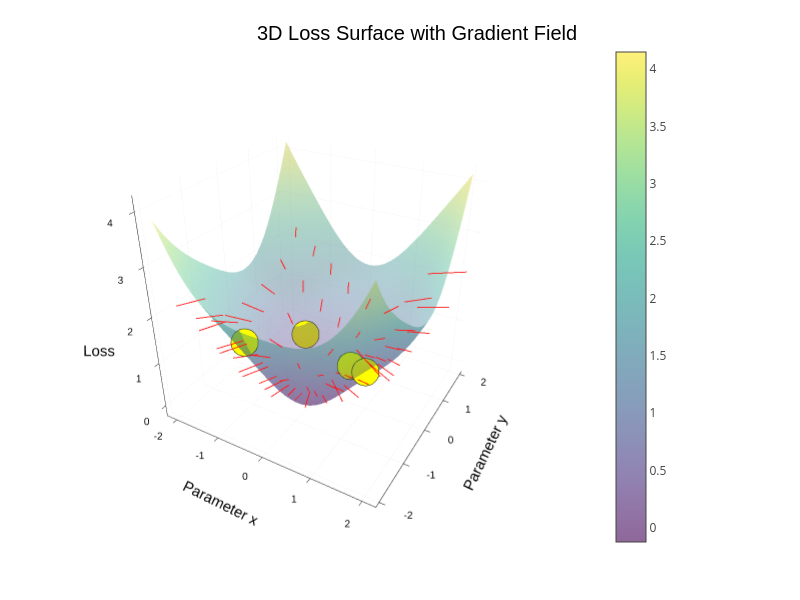

Here is the notebook cell this chart was saved with:
### Code cell
# 3D visualization: Gradient field on loss surface
function plot_3d_gradient_field()
    # Sample points for gradient field
    x_sparse = range(-1.5, 1.5, length=8)
    y_sparse = range(-1.5, 1.5, length=8)
    
    # Create 3D surface plot
    p3d = surface(x_range, y_range, Z,
                 title="3D Loss Surface with Gradient Field",
                 xlabel="Parameter x",
                 ylabel="Parameter y", 
                 zlabel="Loss",
                 colormap=:viridis,
                 alpha=0.6,
                 size=(800, 600))
    
    # Add gradient vectors in 3D
    for x in x_sparse, y in y_sparse
        z = loss_surface(x, y)
        grad = analytical_gradient(x, y)
        
        # Scale for visibility
        scale = 0.3
        
        # Add 3D arrow (gradient in x-y plane)
        plot!(p3d, [x, x + grad[1] * scale], [y, y + grad[2] * scale], [z, z],
              color=:red, linewidth=2, alpha=0.8, label="")
    end
    
    # Highlight test points
    for (x, y) in test_points
        z = loss_surface(x, y)
        scatter!(p3d, [x], [y], [z], 
                color=:yellow, markersize=8, alpha=1.0, label="")
    end
    
    return p3d
end

p3d_field = plot_3d_gradient_field()
display(p3d_field)

### Figure 1 — Plotly figure (JSON) as saved in the notebook; plotly's stock layout.template omitted (floating-point values rounded to 4 significant figures; data arrays with more than 128 entries replaced by an {"elided": "..."} marker saying what was removed)
{"data": [{"colorbar": {"len": 0.9105, "title": "", "x": 0.7579, "y": 0.5058}, "colorscale": {"elided": "256x2 mixed values"}, "name": "y1", "opacity": 0.6, "scene": "scene", "showlegend": false, "showscale": true, "type": "surface", "x": [-2, -1.918, -1.837, -1.755, -1.673, -1.592, -1.51, -1.429, -1.347, -1.265, -1.184, -1.102, -1.02, -0.9388, -0.8571, -0.7755, -0.6939, -0.6122, -0.5306, -0.449, -0.3673, -0.2857, -0.2041, -0.1224, -0.04082, 0.04082, 0.1224, 0.2041, 0.2857, 0.3673, 0.449, 0.5306, 0.6122, 0.6939, 0.7755, 0.8571, 0.9388, 1.02, 1.102, 1.184, 1.265, 1.347, 1.429, 1.51, 1.592, 1.673, 1.755, 1.837, 1.918, 2], "xaxis": "x", "y": [-2, -1.918, -1.837, -1.755, -1.673, -1.592, -1.51, -1.429, -1.347, -1.265, -1.184, -1.102, -1.02, -0.9388, -0.8571, -0.7755, -0.6939, -0.6122, -0.5306, -0.449, -0.3673, -0.2857, -0.2041, -0.1224, -0.04082, 0.04082, 0.1224, 0.2041, 0.2857, 0.3673, 0.449, 0.5306, 0.6122, 0.6939, 0.7755, 0.8571, 0.9388, 1.02, 1.102, 1.184, 1.265, 1.347, 1.429, 1.51, 1.592, 1.673, 1.755, 1.837, 1.918, 2], "yaxis": "y", "z": {"elided": "50x50 float values"}, "zaxis": "z", "zmax": 4.152, "zmin": -0.1231}, {"colorbar": {"len": 0.9105, "title": "", "x": 0.7579, "y": 0.5058}, "legendgroup": "", "line": {"color": "rgba(255, 0, 0, 0.800)", "dash": "solid", "shape": "linear", "width": 2}, "mode": "lines", "name": "", "scene": "scene", "showlegend": false, "type": "scatter3d", "x": [-1.5, -1.773], "xaxis": "x", "y": [-1.5, -1.954], "yaxis": "y", "z": [2.292, 2.292], "zaxis": "z", "zmax": 4.152, "zmin": -0.1231}, {"colorbar": {"len": 0.9105, "title": "", "x": 0.7579, "y": 0.5058}, "legendgroup": "", "line": {"color": "rgba(255, 0, 0, 0.800)", "dash": "solid", "shape": "linear", "width": 2}, "mode": "lines", "name": "", "scene": "scene", "showlegend": false, "type": "scatter3d", "x": [-1.5, -1.853], "xaxis": "x", "y": [-1.071, -1.414], "yaxis": "y", "z": [1.722, 1.722], "zaxis": "z", "zmax": 4.152, "zmin": -0.1231}, {"colorbar": {"len": 0.9105, "title": "", "x": 0.7579, "y": 0.5058}, "legendgroup": "", "line": {"color": "rgba(255, 0, 0, 0.800)", "dash": "solid", "shape": "linear", "width": 2}, "mode": "lines", "name": "", "scene": "scene", "showlegend": false, "type": "scatter3d", "x": [-1.5, -2.0], "xaxis": "x", "y": [-0.6429, -0.8601], "yaxis": "y", "z": [1.32, 1.32], "zaxis": "z", "zmax": 4.152, "zmin": -0.1231}, {"colorbar": {"len": 0.9105, "title": "", "x": 0.7579, "y": 0.5058}, "legendgroup": "", "line": {"color": "rgba(255, 0, 0, 0.800)", "dash": "solid", "shape": "linear", "width": 2}, "mode": "lines", "name": "", "scene": "scene", "showlegend": false, "type": "scatter3d", "x": [-1.5, -2.112], "xaxis": "x", "y": [-0.2143, -0.2892], "yaxis": "y", "z": [1.11, 1.11], "zaxis": "z", "zmax": 4.152, "zmin": -0.1231}, {"colorbar": {"len": 0.9105, "title": "", "x": 0.7579, "y": 0.5058}, "legendgroup": "", "line": {"color": "rgba(255, 0, 0, 0.800)", "dash": "solid", "shape": "linear", "width": 2}, "mode": "lines", "name": "", "scene": "scene", "showlegend": false, "type": "scatter3d", "x": [-1.5, -2.112], "xaxis": "x", "y": [0.2143, 0.2891], "yaxis": "y", "z": [1.11, 1.11], "zaxis": "z", "zmax": 4.152, "zmin": -0.1231}, {"colorbar": {"len": 0.9105, "title": "", "x": 0.7579, "y": 0.5058}, "legendgroup": "", "line": {"color": "rgba(255, 0, 0, 0.800)", "dash": "solid", "shape": "linear", "width": 2}, "mode": "lines", "name": "", "scene": "scene", "showlegend": false, "type": "scatter3d", "x": [-1.5, -2.0], "xaxis": "x", "y": [0.6429, 0.8601], "yaxis": "y", "z": [1.32, 1.32], "zaxis": "z", "zmax": 4.152, "zmin": -0.1231}, {"colorbar": {"len": 0.9105, "title": "", "x": 0.7579, "y": 0.5058}, "legendgroup": "", "line": {"color": "rgba(255, 0, 0, 0.800)", "dash": "solid", "shape": "linear", "width": 2}, "mode": "lines", "name": "", "scene": "scene", "showlegend": false, "type": "scatter3d", "x": [-1.5, -1.854], "xaxis": "x", "y": [1.071, 1.414], "yaxis": "y", "z": [1.722, 1.722], "zaxis": "z", "zmax": 4.152, "zmin": -0.1231}, {"colorbar": {"len": 0.9105, "title": "", "x": 0.7579, "y": 0.5058}, "legendgroup": "", "line": {"color": "rgba(255, 0, 0, 0.800)", "dash": "solid", "shape": "linear", "width": 2}, "mode": "lines", "name": "", "scene": "scene", "showlegend": false, "type": "scatter3d", "x": [-1.5, -1.774], "xaxis": "x", "y": [1.5, 1.954], "yaxis": "y", "z": [2.292, 2.292], "zaxis": "z", "zmax": 4.152, "zmin": -0.1231}, {"colorbar": {"len": 0.9105, "title": "", "x": 0.7579, "y": 0.5058}, "legendgroup": "", "line": {"color": "rgba(255, 0, 0, 0.800)", "dash": "solid", "shape": "linear", "width": 2}, "mode": "lines", "name": "", "scene": "scene", "showlegend": false, "type": "scatter3d", "x": [-1.071, -1.296], "xaxis": "x", "y": [-1.5, -1.971], "yaxis": "y", "z": [1.949, 1.949], "zaxis": "z", "zmax": 4.152, "zmin": -0.1231}, {"colorbar": {"len": 0.9105, "title": "", "x": 0.7579, "y": 0.5058}, "legendgroup": "", "line": {"color": "rgba(255, 0, 0, 0.800)", "dash": "solid", "shape": "linear", "width": 2}, "mode": "lines", "name": "", "scene": "scene", "showlegend": false, "type": "scatter3d", "x": [-1.071, -1.339], "xaxis": "x", "y": [-1.071, -1.52], "yaxis": "y", "z": [1.285, 1.285], "zaxis": "z", "zmax": 4.152, "zmin": -0.1231}, {"colorbar": {"len": 0.9105, "title": "", "x": 0.7579, "y": 0.5058}, "legendgroup": "", "line": {"color": "rgba(255, 0, 0, 0.800)", "dash": "solid", "shape": "linear", "width": 2}, "mode": "lines", "name": "", "scene": "scene", "showlegend": false, "type": "scatter3d", "x": [-1.071, -1.419], "xaxis": "x", "y": [-0.6429, -0.9808], "yaxis": "y", "z": [0.711, 0.711], "zaxis": "z", "zmax": 4.152, "zmin": -0.1231}, {"colorbar": {"len": 0.9105, "title": "", "x": 0.7579, "y": 0.5058}, "legendgroup": "", "line": {"color": "rgba(255, 0, 0, 0.800)", "dash": "solid", "shape": "linear", "width": 2}, "mode": "lines", "name": "", "scene": "scene", "showlegend": false, "type": "scatter3d", "x": [-1.071, -1.48], "xaxis": "x", "y": [-0.2143, -0.3417], "yaxis": "y", "z": [0.3688, 0.3688], "zaxis": "z", "zmax": 4.152, "zmin": -0.1231}, {"colorbar": {"len": 0.9105, "title": "", "x": 0.7579, "y": 0.5058}, "legendgroup": "", "line": {"color": "rgba(255, 0, 0, 0.800)", "dash": "solid", "shape": "linear", "width": 2}, "mode": "lines", "name": "", "scene": "scene", "showlegend": false, "type": "scatter3d", "x": [-1.071, -1.48], "xaxis": "x", "y": [0.2143, 0.3411], "yaxis": "y", "z": [0.3683, 0.3683], "zaxis": "z", "zmax": 4.152, "zmin": -0.1231}, {"colorbar": {"len": 0.9105, "title": "", "x": 0.7579, "y": 0.5058}, "legendgroup": "", "line": {"color": "rgba(255, 0, 0, 0.800)", "dash": "solid", "shape": "linear", "width": 2}, "mode": "lines", "name": "", "scene": "scene", "showlegend": false, "type": "scatter3d", "x": [-1.071, -1.42], "xaxis": "x", "y": [0.6429, 0.9807], "yaxis": "y", "z": [0.71, 0.71], "zaxis": "z", "zmax": 4.152, "zmin": -0.1231}, {"colorbar": {"len": 0.9105, "title": "", "x": 0.7579, "y": 0.5058}, "legendgroup": "", "line": {"color": "rgba(255, 0, 0, 0.800)", "dash": "solid", "shape": "linear", "width": 2}, "mode": "lines", "name": "", "scene": "scene", "showlegend": false, "type": "scatter3d", "x": [-1.071, -1.34], "xaxis": "x", "y": [1.071, 1.52], "yaxis": "y", "z": [1.285, 1.285], "zaxis": "z", "zmax": 4.152, "zmin": -0.1231}, {"colorbar": {"len": 0.9105, "title": "", "x": 0.7579, "y": 0.5058}, "legendgroup": "", "line": {"color": "rgba(255, 0, 0, 0.800)", "dash": "solid", "shape": "linear", "width": 2}, "mode": "lines", "name": "", "scene": "scene", "showlegend": false, "type": "scatter3d", "x": [-1.071, -1.296], "xaxis": "x", "y": [1.5, 1.971], "yaxis": "y", "z": [1.949, 1.949], "zaxis": "z", "zmax": 4.152, "zmin": -0.1231}, {"colorbar": {"len": 0.9105, "title": "", "x": 0.7579, "y": 0.5058}, "legendgroup": "", "line": {"color": "rgba(255, 0, 0, 0.800)", "dash": "solid", "shape": "linear", "width": 2}, "mode": "lines", "name": "", "scene": "scene", "showlegend": false, "type": "scatter3d", "x": [-0.6429, -0.8834], "xaxis": "x", "y": [-1.5, -1.973], "yaxis": "y", "z": [1.619, 1.619], "zaxis": "z", "zmax": 4.152, "zmin": -0.1231}, {"colorbar": {"len": 0.9105, "title": "", "x": 0.7579, "y": 0.5058}, "legendgroup": "", "line": {"color": "rgba(255, 0, 0, 0.800)", "dash": "solid", "shape": "linear", "width": 2}, "mode": "lines", "name": "", "scene": "scene", "showlegend": false, "type": "scatter3d", "x": [-0.6429, -0.8583], "xaxis": "x", "y": [-1.071, -1.536], "yaxis": "y", "z": [0.9413, 0.9413], "zaxis": "z", "zmax": 4.152, "zmin": -0.1231}, {"colorbar": {"len": 0.9105, "title": "", "x": 0.7579, "y": 0.5058}, "legendgroup": "", "line": {"color": "rgba(255, 0, 0, 0.800)", "dash": "solid", "shape": "linear", "width": 2}, "mode": "lines", "name": "", "scene": "scene", "showlegend": false, "type": "scatter3d", "x": [-0.6429, -0.815], "xaxis": "x", "y": [-0.6429, -1.001], "yaxis": "y", "z": [0.3389, 0.3389], "zaxis": "z", "zmax": 4.152, "zmin": -0.1231}, {"colorbar": {"len": 0.9105, "title": "", "x": 0.7579, "y": 0.5058}, "legendgroup": "", "line": {"color": "rgba(255, 0, 0, 0.800)", "dash": "solid", "shape": "linear", "width": 2}, "mode": "lines", "name": "", "scene": "scene", "showlegend": false, "type": "scatter3d", "x": [-0.6429, -0.7836], "xaxis": "x", "y": [-0.2143, -0.3514], "yaxis": "y", "z": [-0.02606, -0.02606], "zaxis": "z", "zmax": 4.152, "zmin": -0.1231}, {"colorbar": {"len": 0.9105, "title": "", "x": 0.7579, "y": 0.5058}, "legendgroup": "", "line": {"color": "rgba(255, 0, 0, 0.800)", "dash": "solid", "shape": "linear", "width": 2}, "mode": "lines", "name": "", "scene": "scene", "showlegend": false, "type": "scatter3d", "x": [-0.6429, -0.7857], "xaxis": "x", "y": [0.2143, 0.3486], "yaxis": "y", "z": [-0.02822, -0.02822], "zaxis": "z", "zmax": 4.152, "zmin": -0.1231}, {"colorbar": {"len": 0.9105, "title": "", "x": 0.7579, "y": 0.5058}, "legendgroup": "", "line": {"color": "rgba(255, 0, 0, 0.800)", "dash": "solid", "shape": "linear", "width": 2}, "mode": "lines", "name": "", "scene": "scene", "showlegend": false, "type": "scatter3d", "x": [-0.6429, -0.8197], "xaxis": "x", "y": [0.6429, 1.0], "yaxis": "y", "z": [0.3341, 0.3341], "zaxis": "z", "zmax": 4.152, "zmin": -0.1231}, {"colorbar": {"len": 0.9105, "title": "", "x": 0.7579, "y": 0.5058}, "legendgroup": "", "line": {"color": "rgba(255, 0, 0, 0.800)", "dash": "solid", "shape": "linear", "width": 2}, "mode": "lines", "name": "", "scene": "scene", "showlegend": false, "type": "scatter3d", "x": [-0.6429, -0.8626], "xaxis": "x", "y": [1.071, 1.538], "yaxis": "y", "z": [0.937, 0.937], "zaxis": "z", "zmax": 4.152, "zmin": -0.1231}, {"colorbar": {"len": 0.9105, "title": "", "x": 0.7579, "y": 0.5058}, "legendgroup": "", "line": {"color": "rgba(255, 0, 0, 0.800)", "dash": "solid", "shape": "linear", "width": 2}, "mode": "lines", "name": "", "scene": "scene", "showlegend": false, "type": "scatter3d", "x": [-0.6429, -0.8857], "xaxis": "x", "y": [1.5, 1.974], "yaxis": "y", "z": [1.617, 1.617], "zaxis": "z", "zmax": 4.152, "zmin": -0.1231}, {"colorbar": {"len": 0.9105, "title": "", "x": 0.7579, "y": 0.5058}, "legendgroup": "", "line": {"color": "rgba(255, 0, 0, 0.800)", "dash": "solid", "shape": "linear", "width": 2}, "mode": "lines", "name": "", "scene": "scene", "showlegend": false, "type": "scatter3d", "x": [-0.2143, -0.4345], "xaxis": "x", "y": [-1.5, -1.956], "yaxis": "y", "z": [1.28, 1.28], "zaxis": "z", "zmax": 4.152, "zmin": -0.1231}, {"colorbar": {"len": 0.9105, "title": "", "x": 0.7579, "y": 0.5058}, "legendgroup": "", "line": {"color": "rgba(255, 0, 0, 0.800)", "dash": "solid", "shape": "linear", "width": 2}, "mode": "lines", "name": "", "scene": "scene", "showlegend": false, "type": "scatter3d", "x": [-0.2143, -0.3552], "xaxis": "x", "y": [-1.071, -1.45], "yaxis": "y", "z": [0.6809, 0.6809], "zaxis": "z", "zmax": 4.152, "zmin": -0.1231}, {"colorbar": {"len": 0.9105, "title": "", "x": 0.7579, "y": 0.5058}, "legendgroup": "", "line": {"color": "rgba(255, 0, 0, 0.800)", "dash": "solid", "shape": "linear", "width": 2}, "mode": "lines", "name": "", "scene": "scene", "showlegend": false, "type": "scatter3d", "x": [-0.2143, -0.2162], "xaxis": "x", "y": [-0.6429, -0.9056], "yaxis": "y", "z": [0.217, 0.217], "zaxis": "z", "zmax": 4.152, "zmin": -0.1231}, {"colorbar": {"len": 0.9105, "title": "", "x": 0.7579, "y": 0.5058}, "legendgroup": "", "line": {"color": "rgba(255, 0, 0, 0.800)", "dash": "solid", "shape": "linear", "width": 2}, "mode": "lines", "name": "", "scene": "scene", "showlegend": false, "type": "scatter3d", "x": [-0.2143, -0.1143], "xaxis": "x", "y": [-0.2143, -0.3133], "yaxis": "y", "z": [-0.04638, -0.04638], "zaxis": "z", "zmax": 4.152, "zmin": -0.1231}, {"colorbar": {"len": 0.9105, "title": "", "x": 0.7579, "y": 0.5058}, "legendgroup": "", "line": {"color": "rgba(255, 0, 0, 0.800)", "dash": "solid", "shape": "linear", "width": 2}, "mode": "lines", "name": "", "scene": "scene", "showlegend": false, "type": "scatter3d", "x": [-0.2143, -0.1196], "xaxis": "x", "y": [0.2143, 0.3038], "yaxis": "y", "z": [-0.05374, -0.05374], "zaxis": "z", "zmax": 4.152, "zmin": -0.1231}, {"colorbar": {"len": 0.9105, "title": "", "x": 0.7579, "y": 0.5058}, "legendgroup": "", "line": {"color": "rgba(255, 0, 0, 0.800)", "dash": "solid", "shape": "linear", "width": 2}, "mode": "lines", "name": "", "scene": "scene", "showlegend": false, "type": "scatter3d", "x": [-0.2143, -0.228], "xaxis": "x", "y": [0.6429, 0.9032], "yaxis": "y", "z": [0.2007, 0.2007], "zaxis": "z", "zmax": 4.152, "zmin": -0.1231}, {"colorbar": {"len": 0.9105, "title": "", "x": 0.7579, "y": 0.5058}, "legendgroup": "", "line": {"color": "rgba(255, 0, 0, 0.800)", "dash": "solid", "shape": "linear", "width": 2}, "mode": "lines", "name": "", "scene": "scene", "showlegend": false, "type": "scatter3d", "x": [-0.2143, -0.3658], "xaxis": "x", "y": [1.071, 1.454], "yaxis": "y", "z": [0.6664, 0.6664], "zaxis": "z", "zmax": 4.152, "zmin": -0.1231}, {"colorbar": {"len": 0.9105, "title": "", "x": 0.7579, "y": 0.5058}, "legendgroup": "", "line": {"color": "rgba(255, 0, 0, 0.800)", "dash": "solid", "shape": "linear", "width": 2}, "mode": "lines", "name": "", "scene": "scene", "showlegend": false, "type": "scatter3d", "x": [-0.2143, -0.4403], "xaxis": "x", "y": [1.5, 1.96], "yaxis": "y", "z": [1.272, 1.272], "zaxis": "z", "zmax": 4.152, "zmin": -0.1231}, {"colorbar": {"len": 0.9105, "title": "", "x": 0.7579, "y": 0.5058}, "legendgroup": "", "line": {"color": "rgba(255, 0, 0, 0.800)", "dash": "solid", "shape": "linear", "width": 2}, "mode": "lines", "name": "", "scene": "scene", "showlegend": false, "type": "scatter3d", "x": [0.2143, 0.1258], "xaxis": "x", "y": [-1.5, -1.928], "yaxis": "y", "z": [1.044, 1.044], "zaxis": "z", "zmax": 4.152, "zmin": -0.1231}, {"colorbar": {"len": 0.9105, "title": "", "x": 0.7579, "y": 0.5058}, "legendgroup": "", "line": {"color": "rgba(255, 0, 0, 0.800)", "dash": "solid", "shape": "linear", "width": 2}, "mode": "lines", "name": "", "scene": "scene", "showlegend": false, "type": "scatter3d", "x": [0.2143, 0.2083], "xaxis": "x", "y": [-1.071, -1.317], "yaxis": "y", "z": [0.5684, 0.5684], "zaxis": "z", "zmax": 4.152, "zmin": -0.1231}, {"colorbar": {"len": 0.9105, "title": "", "x": 0.7579, "y": 0.5058}, "legendgroup": "", "line": {"color": "rgba(255, 0, 0, 0.800)", "dash": "solid", "shape": "linear", "width": 2}, "mode": "lines", "name": "", "scene": "scene", "showlegend": false, "type": "scatter3d", "x": [0.2143, 0.3495], "xaxis": "x", "y": [-0.6429, -0.7594], "yaxis": "y", "z": [0.3175, 0.3175], "zaxis": "z", "zmax": 4.152, "zmin": -0.1231}, {"colorbar": {"len": 0.9105, "title": "", "x": 0.7579, "y": 0.5058}, "legendgroup": "", "line": {"color": "rgba(255, 0, 0, 0.800)", "dash": "solid", "shape": "linear", "width": 2}, "mode": "lines", "name": "", "scene": "scene", "showlegend": false, "type": "scatter3d", "x": [0.2143, 0.4509], "xaxis": "x", "y": [-0.2143, -0.256], "yaxis": "y", "z": [0.209, 0.209], "zaxis": "z", "zmax": 4.152, "zmin": -0.1231}, {"colorbar": {"len": 0.9105, "title": "", "x": 0.7579, "y": 0.5058}, "legendgroup": "", "line": {"color": "rgba(255, 0, 0, 0.800)", "dash": "solid", "shape": "linear", "width": 2}, "mode": "lines", "name": "", "scene": "scene", "showlegend": false, "type": "scatter3d", "x": [0.2143, 0.4428], "xaxis": "x", "y": [0.2143, 0.2336], "yaxis": "y", "z": [0.1917, 0.1917], "zaxis": "z", "zmax": 4.152, "zmin": -0.1231}, {"colorbar": {"len": 0.9105, "title": "", "x": 0.7579, "y": 0.5058}, "legendgroup": "", "line": {"color": "rgba(255, 0, 0, 0.800)", "dash": "solid", "shape": "linear", "width": 2}, "mode": "lines", "name": "", "scene": "scene", "showlegend": false, "type": "scatter3d", "x": [0.2143, 0.3315], "xaxis": "x", "y": [0.6429, 0.7539], "yaxis": "y", "z": [0.2793, 0.2793], "zaxis": "z", "zmax": 4.152, "zmin": -0.1231}, {"colorbar": {"len": 0.9105, "title": "", "x": 0.7579, "y": 0.5058}, "legendgroup": "", "line": {"color": "rgba(255, 0, 0, 0.800)", "dash": "solid", "shape": "linear", "width": 2}, "mode": "lines", "name": "", "scene": "scene", "showlegend": false, "type": "scatter3d", "x": [0.2143, 0.1921], "xaxis": "x", "y": [1.071, 1.326], "yaxis": "y", "z": [0.534, 0.534], "zaxis": "z", "zmax": 4.152, "zmin": -0.1231}, {"colorbar": {"len": 0.9105, "title": "", "x": 0.7579, "y": 0.5058}, "legendgroup": "", "line": {"color": "rgba(255, 0, 0, 0.800)", "dash": "solid", "shape": "linear", "width": 2}, "mode": "lines", "name": "", "scene": "scene", "showlegend": false, "type": "scatter3d", "x": [0.2143, 0.117], "xaxis": "x", "y": [1.5, 1.938], "yaxis": "y", "z": [1.026, 1.026], "zaxis": "z", "zmax": 4.152, "zmin": -0.1231}, {"colorbar": {"len": 0.9105, "title": "", "x": 0.7579, "y": 0.5058}, "legendgroup": "", "line": {"color": "rgba(255, 0, 0, 0.800)", "dash": "solid", "shape": "linear", "width": 2}, "mode": "lines", "name": "", "scene": "scene", "showlegend": false, "type": "scatter3d", "x": [0.6429, 0.7925], "xaxis": "x", "y": [-1.5, -1.906], "yaxis": "y", "z": [1.079, 1.079], "zaxis": "z", "zmax": 4.152, "zmin": -0.1231}, {"colorbar": {"len": 0.9105, "title": "", "x": 0.7579, "y": 0.5058}, "legendgroup": "", "line": {"color": "rgba(255, 0, 0, 0.800)", "dash": "solid", "shape": "linear", "width": 2}, "mode": "lines", "name": "", "scene": "scene", "showlegend": false, "type": "scatter3d", "x": [0.6429, 0.8219], "xaxis": "x", "y": [-1.071, -1.226], "yaxis": "y", "z": [0.6883, 0.6883], "zaxis": "z", "zmax": 4.152, "zmin": -0.1231}, {"colorbar": {"len": 0.9105, "title": "", "x": 0.7579, "y": 0.5058}, "legendgroup": "", "line": {"color": "rgba(255, 0, 0, 0.800)", "dash": "solid", "shape": "linear", "width": 2}, "mode": "lines", "name": "", "scene": "scene", "showlegend": false, "type": "scatter3d", "x": [0.6429, 0.8684], "xaxis": "x", "y": [-0.6429, -0.6626], "yaxis": "y", "z": [0.5805, 0.5805], "zaxis": "z", "zmax": 4.152, "zmin": -0.1231}, {"colorbar": {"len": 0.9105, "title": "", "x": 0.7579, "y": 0.5058}, "legendgroup": "", "line": {"color": "rgba(255, 0, 0, 0.800)", "dash": "solid", "shape": "linear", "width": 2}, "mode": "lines", "name": "", "scene": "scene", "showlegend": false, "type": "scatter3d", "x": [0.6429, 0.8991], "xaxis": "x", "y": [-0.2143, -0.2207], "yaxis": "y", "z": [0.5726, 0.5726], "zaxis": "z", "zmax": 4.152, "zmin": -0.1231}, {"colorbar": {"len": 0.9105, "title": "", "x": 0.7579, "y": 0.5058}, "legendgroup": "", "line": {"color": "rgba(255, 0, 0, 0.800)", "dash": "solid", "shape": "linear", "width": 2}, "mode": "lines", "name": "", "scene": "scene", "showlegend": false, "type": "scatter3d", "x": [0.6429, 0.8931], "xaxis": "x", "y": [0.2143, 0.1841], "yaxis": "y", "z": [0.5443, 0.5443], "zaxis": "z", "zmax": 4.152, "zmin": -0.1231}, {"colorbar": {"len": 0.9105, "title": "", "x": 0.7579, "y": 0.5058}, "legendgroup": "", "line": {"color": "rgba(255, 0, 0, 0.800)", "dash": "solid", "shape": "linear", "width": 2}, "mode": "lines", "name": "", "scene": "scene", "showlegend": false, "type": "scatter3d", "x": [0.6429, 0.8551], "xaxis": "x", "y": [0.6429, 0.6536], "yaxis": "y", "z": [0.5181, 0.5181], "zaxis": "z", "zmax": 4.152, "zmin": -0.1231}, {"colorbar": {"len": 0.9105, "title": "", "x": 0.7579, "y": 0.5058}, "legendgroup": "", "line": {"color": "rgba(255, 0, 0, 0.800)", "dash": "solid", "shape": "linear", "width": 2}, "mode": "lines", "name": "", "scene": "scene", "showlegend": false, "type": "scatter3d", "x": [0.6429, 0.8099], "xaxis": "x", "y": [1.071, 1.241], "yaxis": "y", "z": [0.6322, 0.6322], "zaxis": "z", "zmax": 4.152, "zmin": -0.1231}, {"colorbar": {"len": 0.9105, "title": "", "x": 0.7579, "y": 0.5058}, "legendgroup": "", "line": {"color": "rgba(255, 0, 0, 0.800)", "dash": "solid", "shape": "linear", "width": 2}, "mode": "lines", "name": "", "scene": "scene", "showlegend": false, "type": "scatter3d", "x": [0.6429, 0.7859], "xaxis": "x", "y": [1.5, 1.924], "yaxis": "y", "z": [1.048, 1.048], "zaxis": "z", "zmax": 4.152, "zmin": -0.1231}, {"colorbar": {"len": 0.9105, "title": "", "x": 0.7579, "y": 0.5058}, "legendgroup": "", "line": {"color": "rgba(255, 0, 0, 0.800)", "dash": "solid", "shape": "linear", "width": 2}, "mode": "lines", "name": "", "scene": "scene", "showlegend": false, "type": "scatter3d", "x": [1.071, 1.488], "xaxis": "x", "y": [-1.5, -1.907], "yaxis": "y", "z": [1.486, 1.486], "zaxis": "z", "zmax": 4.152, "zmin": -0.1231}, {"colorbar": {"len": 0.9105, "title": "", "x": 0.7579, "y": 0.5058}, "legendgroup": "", "line": {"color": "rgba(255, 0, 0, 0.800)", "dash": "solid", "shape": "linear", "width": 2}, "mode": "lines", "name": "", "scene": "scene", "showlegend": false, "type": "scatter3d", "x": [1.071, 1.443], "xaxis": "x", "y": [-1.071, -1.241], "yaxis": "y", "z": [1.083, 1.083], "zaxis": "z", "zmax": 4.152, "zmin": -0.1231}, {"colorbar": {"len": 0.9105, "title": "", "x": 0.7579, "y": 0.5058}, "legendgroup": "", "line": {"color": "rgba(255, 0, 0, 0.800)", "dash": "solid", "shape": "linear", "width": 2}, "mode": "lines", "name": "", "scene": "scene", "showlegend": false, "type": "scatter3d", "x": [1.071, 1.361], "xaxis": "x", "y": [-0.6429, -0.6821], "yaxis": "y", "z": [0.949, 0.949], "zaxis": "z", "zmax": 4.152, "zmin": -0.1231}, {"colorbar": {"len": 0.9105, "title": "", "x": 0.7579, "y": 0.5058}, "legendgroup": "", "line": {"color": "rgba(255, 0, 0, 0.800)", "dash": "solid", "shape": "linear", "width": 2}, "mode": "lines", "name": "", "scene": "scene", "showlegend": false, "type": "scatter3d", "x": [1.071, 1.3], "xaxis": "x", "y": [-0.2143, -0.2314], "yaxis": "y", "z": [0.9181, 0.9181], "zaxis": "z", "zmax": 4.152, "zmin": -0.1231}, {"colorbar": {"len": 0.9105, "title": "", "x": 0.7579, "y": 0.5058}, "legendgroup": "", "line": {"color": "rgba(255, 0, 0, 0.800)", "dash": "solid", "shape": "linear", "width": 2}, "mode": "lines", "name": "", "scene": "scene", "showlegend": false, "type": "scatter3d", "x": [1.071, 1.302], "xaxis": "x", "y": [0.2143, 0.1901], "yaxis": "y", "z": [0.8861, 0.8861], "zaxis": "z", "zmax": 4.152, "zmin": -0.1231}, {"colorbar": {"len": 0.9105, "title": "", "x": 0.7579, "y": 0.5058}, "legendgroup": "", "line": {"color": "rgba(255, 0, 0, 0.800)", "dash": "solid", "shape": "linear", "width": 2}, "mode": "lines", "name": "", "scene": "scene", "showlegend": false, "type": "scatter3d", "x": [1.071, 1.364], "xaxis": "x", "y": [0.6429, 0.672], "yaxis": "y", "z": [0.8785, 0.8785], "zaxis": "z", "zmax": 4.152, "zmin": -0.1231}, {"colorbar": {"len": 0.9105, "title": "", "x": 0.7579, "y": 0.5058}, "legendgroup": "", "line": {"color": "rgba(255, 0, 0, 0.800)", "dash": "solid", "shape": "linear", "width": 2}, "mode": "lines", "name": "", "scene": "scene", "showlegend": false, "type": "scatter3d", "x": [1.071, 1.445], "xaxis": "x", "y": [1.071, 1.258], "yaxis": "y", "z": [1.02, 1.02], "zaxis": "z", "zmax": 4.152, "zmin": -0.1231}, {"colorbar": {"len": 0.9105, "title": "", "x": 0.7579, "y": 0.5058}, "legendgroup": "", "line": {"color": "rgba(255, 0, 0, 0.800)", "dash": "solid", "shape": "linear", "width": 2}, "mode": "lines", "name": "", "scene": "scene", "showlegend": false, "type": "scatter3d", "x": [1.071, 1.489], "xaxis": "x", "y": [1.5, 1.926], "yaxis": "y", "z": [1.451, 1.451], "zaxis": "z", "zmax": 4.152, "zmin": -0.1231}, {"colorbar": {"len": 0.9105, "title": "", "x": 0.7579, "y": 0.5058}, "legendgroup": "", "line": {"color": "rgba(255, 0, 0, 0.800)", "dash": "solid", "shape": "linear", "width": 2}, "mode": "lines", "name": "", "scene": "scene", "showlegend": false, "type": "scatter3d", "x": [1.5, 2.118], "xaxis": "x", "y": [-1.5, -1.929], "yaxis": "y", "z": [2.237, 2.237], "zaxis": "z", "zmax": 4.152, "zmin": -0.1231}, {"colorbar": {"len": 0.9105, "title": "", "x": 0.7579, "y": 0.5058}, "legendgroup": "", "line": {"color": "rgba(255, 0, 0, 0.800)", "dash": "solid", "shape": "linear", "width": 2}, "mode": "lines", "name": "", "scene": "scene", "showlegend": false, "type": "scatter3d", "x": [1.5, 2.03], "xaxis": "x", "y": [-1.071, -1.352], "yaxis": "y", "z": [1.732, 1.732], "zaxis": "z", "zmax": 4.152, "zmin": -0.1231}, {"colorbar": {"len": 0.9105, "title": "", "x": 0.7579, "y": 0.5058}, "legendgroup": "", "line": {"color": "rgba(255, 0, 0, 0.800)", "dash": "solid", "shape": "linear", "width": 2}, "mode": "lines", "name": "", "scene": "scene", "showlegend": false, "type": "scatter3d", "x": [1.5, 1.877], "xaxis": "x", "y": [-0.6429, -0.8048], "yaxis": "y", "z": [1.42, 1.42], "zaxis": "z", "zmax": 4.152, "zmin": -0.1231}, {"colorbar": {"len": 0.9105, "title": "", "x": 0.7579, "y": 0.5058}, "legendgroup": "", "line": {"color": "rgba(255, 0, 0, 0.800)", "dash": "solid", "shape": "linear", "width": 2}, "mode": "lines", "name": "", "scene": "scene", "showlegend": false, "type": "scatter3d", "x": [1.5, 1.766], "xaxis": "x", "y": [-0.2143, -0.2803], "yaxis": "y", "z": [1.258, 1.258], "zaxis": "z", "zmax": 4.152, "zmin": -0.1231}, {"colorbar": {"len": 0.9105, "title": "", "x": 0.7579, "y": 0.5058}, "legendgroup": "", "line": {"color": "rgba(255, 0, 0, 0.800)", "dash": "solid", "shape": "linear", "width": 2}, "mode": "lines", "name": "", "scene": "scene", "showlegend": false, "type": "scatter3d", "x": [1.5, 1.774], "xaxis": "x", "y": [0.2143, 0.248], "yaxis": "y", "z": [1.233, 1.233], "zaxis": "z", "zmax": 4.152, "zmin": -0.1231}, {"colorbar": {"len": 0.9105, "title": "", "x": 0.7579, "y": 0.5058}, "legendgroup": "", "line": {"color": "rgba(255, 0, 0, 0.800)", "dash": "solid", "shape": "linear", "width": 2}, "mode": "lines", "name": "", "scene": "scene", "showlegend": false, "type": "scatter3d", "x": [1.5, 1.894], "xaxis": "x", "y": [0.6429, 0.7969], "yaxis": "y", "z": [1.365, 1.365], "zaxis": "z", "zmax": 4.152, "zmin": -0.1231}, {"colorbar": {"len": 0.9105, "title": "", "x": 0.7579, "y": 0.5058}, "legendgroup": "", "line": {"color": "rgba(255, 0, 0, 0.800)", "dash": "solid", "shape": "linear", "width": 2}, "mode": "lines", "name": "", "scene": "scene", "showlegend": false, "type": "scatter3d", "x": [1.5, 2.044], "xaxis": "x", "y": [1.071, 1.365], "yaxis": "y", "z": [1.683, 1.683], "zaxis": "z", "zmax": 4.152, "zmin": -0.1231}, {"colorbar": {"len": 0.9105, "title": "", "x": 0.7579, "y": 0.5058}, "legendgroup": "", "line": {"color": "rgba(255, 0, 0, 0.800)", "dash": "solid", "shape": "linear", "width": 2}, "mode": "lines", "name": "", "scene": "scene", "showlegend": false, "type": "scatter3d", "x": [1.5, 2.126], "xaxis": "x", "y": [1.5, 1.945], "yaxis": "y", "z": [2.21, 2.21], "zaxis": "z", "zmax": 4.152, "zmin": -0.1231}, {"colorbar": {"len": 0.9105, "title": "", "x": 0.7579, "y": 0.5058}, "legendgroup": "", "marker": {"color": "rgba(255, 255, 0, 1.000)", "line": {"color": "rgba(0, 0, 0, 1.000)", "width": 1}, "size": 16, "symbol": "circle"}, "mode": "markers", "name": "", "scene": "scene", "showlegend": false, "type": "scatter3d", "x": [0.5], "xaxis": "x", "y": [0.3], "yaxis": "y", "z": [0.4194], "zaxis": "z", "zmax": 4.152, "zmin": -0.1231}, {"colorbar": {"len": 0.9105, "title": "", "x": 0.7579, "y": 0.5058}, "legendgroup": "", "marker": {"color": "rgba(255, 255, 0, 1.000)", "line": {"color": "rgba(0, 0, 0, 1.000)", "width": 1}, "size": 16, "symbol": "circle"}, "mode": "markers", "name": "", "scene": "scene", "showlegend": false, "type": "scatter3d", "x": [-0.8], "xaxis": "x", "y": [0.7], "yaxis": "y", "z": [0.515], "zaxis": "z", "zmax": 4.152, "zmin": -0.1231}, {"colorbar": {"len": 0.9105, "title": "", "x": 0.7579, "y": 0.5058}, "legendgroup": "", "marker": {"color": "rgba(255, 255, 0, 1.000)", "line": {"color": "rgba(0, 0, 0, 1.000)", "width": 1}, "size": 16, "symbol": "circle"}, "mode": "markers", "name": "", "scene": "scene", "showlegend": false, "type": "scatter3d", "x": [1.2], "xaxis": "x", "y": [-0.5], "yaxis": "y", "z": [1.051], "zaxis": "z", "zmax": 4.152, "zmin": -0.1231}, {"colorbar": {"len": 0.9105, "title": "", "x": 0.7579, "y": 0.5058}, "legendgroup": "", "marker": {"color": "rgba(255, 255, 0, 1.000)", "line": {"color": "rgba(0, 0, 0, 1.000)", "width": 1}, "size": 16, "symbol": "circle"}, "mode": "markers", "name": "", "scene": "scene", "showlegend": false, "type": "scatter3d", "x": [-1.1], "xaxis": "x", "y": [-1], "yaxis": "y", "z": [1.207], "zaxis": "z", "zmax": 4.152, "zmin": -0.1231}], "layout": {"annotations": [{"font": {"color": "rgba(0, 0, 0, 1.000)", "family": "sans-serif", "size": 20}, "rotation": 0, "showarrow": false, "text": "3D Loss Surface with Gradient Field", "x": 0.5207, "xanchor": "center", "xref": "paper", "y": 1, "yanchor": "top", "yref": "paper"}], "height": 600, "legend": {"bgcolor": "rgba(255, 255, 255, 1.000)", "bordercolor": "rgba(0, 0, 0, 1.000)", "borderwidth": 1, "font": {"color": "rgba(0, 0, 0, 1.000)", "family": "sans-serif", "size": 11}, "title": {"font": {"color": "rgba(0, 0, 0, 1.000)", "family": "sans-serif", "size": 15}, "text": ""}, "tracegroupgap": 0, "traceorder": "normal", "x": 1, "xanchor": "auto", "y": 1, "yanchor": "auto"}, "margin": {"b": 20, "l": 0, "r": 0, "t": 20}, "paper_bgcolor": "rgba(255, 255, 255, 1.000)", "plot_bgcolor": "rgba(255, 255, 255, 1.000)", "scene": {"camera": {"eye": {"x": 1.126, "y": -1.95, "z": 1.3}, "projection": "orthographic"}, "domain": {"x": [0.04624, 0.7579], "y": [0.05054, 0.961]}, "xaxis": {"gridcolor": "rgba(0, 0, 0, 0.100)", "gridwidth": 0.5, "linecolor": "rgba(0, 0, 0, 1.000)", "mirror": false, "range": [-2.239, 2.253], "showgrid": true, "showline": true, "showticklabels": true, "tickangle": 0, "tickcolor": "rgb(0, 0, 0)", "tickfont": {"color": "rgba(0, 0, 0, 1.000)", "family": "sans-serif", "size": 11}, "tickmode": "array", "ticks": "inside", "ticktext": ["-2", "-1", "0", "1", "2"], "tickvals": [-2, -1, 0, 1, 2], "title": "Parameter x", "titlefont": {"color": "rgba(0, 0, 0, 1.000)", "family": "sans-serif", "size": 15}, "type": "-", "visible": true, "zeroline": false, "zerolinecolor": "rgba(0, 0, 0, 1.000)"}, "yaxis": {"gridcolor": "rgba(0, 0, 0, 0.100)", "gridwidth": 0.5, "linecolor": "rgba(0, 0, 0, 1.000)", "mirror": false, "range": [-2.12, 2.12], "showgrid": true, "showline": true, "showticklabels": true, "tickangle": 0, "tickcolor": "rgb(0, 0, 0)", "tickfont": {"color": "rgba(0, 0, 0, 1.000)", "family": "sans-serif", "size": 11}, "tickmode": "array", "ticks": "inside", "ticktext": ["-2", "-1", "0", "1", "2"], "tickvals": [-2, -1, 0, 1, 2], "title": "Parameter y", "titlefont": {"color": "rgba(0, 0, 0, 1.000)", "family": "sans-serif", "size": 15}, "type": "-", "visible": true, "zeroline": false, "zerolinecolor": "rgba(0, 0, 0, 1.000)"}, "zaxis": {"gridcolor": "rgba(0, 0, 0, 0.100)", "gridwidth": 0.5, "linecolor": "rgba(0, 0, 0, 1.000)", "mirror": false, "range": [-0.2513, 4.281], "showgrid": true, "showline": true, "showticklabels": true, "tickangle": 0, "tickcolor": "rgb(0, 0, 0)", "tickfont": {"color": "rgba(0, 0, 0, 1.000)", "family": "sans-serif", "size": 11}, "tickmode": "array", "ticks": "inside", "ticktext": ["0", "1", "2", "3", "4"], "tickvals": [0, 1, 2, 3, 4], "title": "Loss", "titlefont": {"color": "rgba(0, 0, 0, 1.000)", "family": "sans-serif", "size": 15}, "type": "-", "visible": true, "zeroline": false, "zerolinecolor": "rgba(0, 0, 0, 1.000)"}}, "showlegend": true, "width": 800}}
